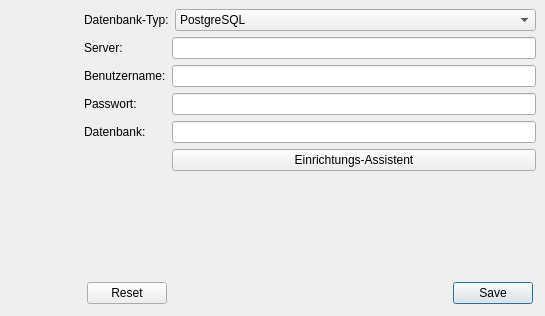
<?xml version="1.0" encoding="UTF-8"?>
<ui version="4.0">
 <class>SettingsWidget</class>
 <widget class="QWidget" name="SettingsWidget">
  <property name="geometry">
   <rect>
    <x>0</x>
    <y>0</y>
    <width>545</width>
    <height>316</height>
   </rect>
  </property>
  <property name="windowTitle">
   <string>Form</string>
  </property>
  <layout class="QGridLayout" name="gridLayout_2">
   <property name="margin">
    <number>0</number>
   </property>
   <property name="spacing">
    <number>0</number>
   </property>
   <item row="0" column="1">
    <widget class="QStackedWidget" name="configStack">
     <property name="currentIndex">
      <number>0</number>
     </property>
     <widget class="QWidget" name="databasePage">
      <layout class="QGridLayout" name="gridLayout_13">
       <item row="0" column="0">
        <widget class="QLabel" name="databaseTypeLabel">
         <property name="sizePolicy">
          <sizepolicy hsizetype="Fixed" vsizetype="Preferred">
           <horstretch>0</horstretch>
           <verstretch>0</verstretch>
          </sizepolicy>
         </property>
         <property name="text">
          <string>Datenbank-Typ:</string>
         </property>
        </widget>
       </item>
       <item row="0" column="1">
        <widget class="QComboBox" name="databaseTypeCombo">
         <item>
          <property name="text">
           <string>PostgreSQL</string>
          </property>
         </item>
         <item>
          <property name="text">
           <string>SQLite</string>
          </property>
         </item>
        </widget>
       </item>
       <item row="1" column="0" colspan="2">
        <widget class="QStackedWidget" name="databaseStack">
         <property name="sizePolicy">
          <sizepolicy hsizetype="Preferred" vsizetype="Fixed">
           <horstretch>0</horstretch>
           <verstretch>0</verstretch>
          </sizepolicy>
         </property>
         <property name="currentIndex">
          <number>0</number>
         </property>
         <widget class="QWidget" name="postgresPage">
          <property name="sizePolicy">
           <sizepolicy hsizetype="Preferred" vsizetype="Fixed">
            <horstretch>0</horstretch>
            <verstretch>0</verstretch>
           </sizepolicy>
          </property>
          <layout class="QGridLayout" name="gridLayout_12">
           <property name="margin">
            <number>0</number>
           </property>
           <item row="0" column="0">
            <widget class="QLabel" name="databaseServerLabel">
             <property name="text">
              <string>Server:</string>
             </property>
            </widget>
           </item>
           <item row="0" column="1">
            <widget class="QLineEdit" name="databaseServerText"/>
           </item>
           <item row="1" column="0">
            <widget class="QLabel" name="databaseUserLabel">
             <property name="text">
              <string>Benutzername:</string>
             </property>
            </widget>
           </item>
           <item row="1" column="1">
            <widget class="QLineEdit" name="databaseUserText"/>
           </item>
           <item row="2" column="0">
            <widget class="QLabel" name="databasePasswordLabel">
             <property name="text">
              <string>Passwort:</string>
             </property>
            </widget>
           </item>
           <item row="2" column="1">
            <widget class="QLineEdit" name="databasePasswordText">
             <property name="echoMode">
              <enum>QLineEdit::Password</enum>
             </property>
            </widget>
           </item>
           <item row="3" column="0">
            <widget class="QLabel" name="databaseLabel">
             <property name="text">
              <string>Datenbank:</string>
             </property>
            </widget>
           </item>
           <item row="3" column="1">
            <widget class="QLineEdit" name="databaseText"/>
           </item>
           <item row="4" column="1">
            <widget class="QPushButton" name="databaseAssistantButton">
             <property name="text">
              <string>Einrichtungs-Assistent</string>
             </property>
            </widget>
           </item>
          </layout>
         </widget>
         <widget class="QWidget" name="sqlitePage">
          <layout class="QGridLayout" name="gridLayout">
           <property name="margin">
            <number>0</number>
           </property>
           <item row="0" column="0">
            <widget class="QLabel" name="databaseFileLabel">
             <property name="text">
              <string>Dateiname:</string>
             </property>
            </widget>
           </item>
           <item row="0" column="1">
            <widget class="QLineEdit" name="databaseFileText"/>
           </item>
           <item row="0" column="2">
            <widget class="QToolButton" name="databaseFileButton">
             <property name="text">
              <string>...</string>
             </property>
            </widget>
           </item>
           <item row="1" column="0" colspan="3">
            <spacer name="verticalSpacer">
             <property name="orientation">
              <enum>Qt::Vertical</enum>
             </property>
             <property name="sizeHint" stdset="0">
              <size>
               <width>20</width>
               <height>40</height>
              </size>
             </property>
            </spacer>
           </item>
           <item row="0" column="3">
            <widget class="QToolButton" name="databaseCreateButton">
             <property name="text">
              <string>Neu</string>
             </property>
            </widget>
           </item>
          </layout>
         </widget>
        </widget>
       </item>
       <item row="4" column="0" colspan="2">
        <spacer name="verticalSpacer_4">
         <property name="orientation">
          <enum>Qt::Vertical</enum>
         </property>
         <property name="sizeHint" stdset="0">
          <size>
           <width>20</width>
           <height>40</height>
          </size>
         </property>
        </spacer>
       </item>
      </layout>
     </widget>
     <widget class="QWidget" name="emailPage">
      <layout class="QGridLayout" name="gridLayout_14">
       <item row="0" column="0">
        <widget class="QLabel" name="mailServerLabel">
         <property name="text">
          <string>Server:</string>
         </property>
        </widget>
       </item>
       <item row="0" column="1">
        <widget class="QLineEdit" name="mailServerText"/>
       </item>
       <item row="1" column="0">
        <widget class="QLabel" name="mailUserLabel">
         <property name="text">
          <string>Benutzername:</string>
         </property>
        </widget>
       </item>
       <item row="1" column="1">
        <widget class="QLineEdit" name="mailUserText"/>
       </item>
       <item row="2" column="0">
        <widget class="QLabel" name="mailPasswordLabel">
         <property name="text">
          <string>Passwort:</string>
         </property>
        </widget>
       </item>
       <item row="2" column="1">
        <widget class="QLineEdit" name="mailPasswordText">
         <property name="echoMode">
          <enum>QLineEdit::Password</enum>
         </property>
        </widget>
       </item>
       <item row="3" column="0">
        <widget class="QLabel" name="emailLabel">
         <property name="text">
          <string>E-Mail (Absender):</string>
         </property>
        </widget>
       </item>
       <item row="3" column="1">
        <widget class="QLineEdit" name="emailText"/>
       </item>
       <item row="4" column="0">
        <widget class="QLabel" name="senderLabel">
         <property name="text">
          <string>Absender-Name:</string>
         </property>
        </widget>
       </item>
       <item row="4" column="1">
        <widget class="QLineEdit" name="senderText"/>
       </item>
       <item row="5" column="0" colspan="2">
        <spacer name="emailSpacer">
         <property name="orientation">
          <enum>Qt::Vertical</enum>
         </property>
         <property name="sizeHint" stdset="0">
          <size>
           <width>20</width>
           <height>40</height>
          </size>
         </property>
        </spacer>
       </item>
      </layout>
     </widget>
     <widget class="QWidget" name="onlineAccountPage">
      <layout class="QGridLayout" name="gridLayout_15">
       <item row="0" column="0">
        <widget class="QLabel" name="onlineUserLabel">
         <property name="text">
          <string>Benutzername:</string>
         </property>
        </widget>
       </item>
       <item row="0" column="1">
        <widget class="QLineEdit" name="onlineUserText"/>
       </item>
       <item row="1" column="0">
        <widget class="QLabel" name="onlinePasswordLabel">
         <property name="text">
          <string>Passwort:</string>
         </property>
        </widget>
       </item>
       <item row="1" column="1">
        <widget class="QLineEdit" name="onlinePasswordText">
         <property name="echoMode">
          <enum>QLineEdit::Password</enum>
         </property>
        </widget>
       </item>
       <item row="2" column="0" colspan="2">
        <spacer name="onlineAccountSpacer">
         <property name="orientation">
          <enum>Qt::Vertical</enum>
         </property>
         <property name="sizeHint" stdset="0">
          <size>
           <width>20</width>
           <height>40</height>
          </size>
         </property>
        </spacer>
       </item>
      </layout>
     </widget>
     <widget class="QWidget" name="miscPage">
      <layout class="QGridLayout" name="gridLayout_16">
       <item row="0" column="0">
        <widget class="QLabel" name="creatorLabel">
         <property name="text">
          <string>Erstellt durch...</string>
         </property>
        </widget>
       </item>
       <item row="0" column="1">
        <widget class="QLineEdit" name="creatorText"/>
       </item>
       <item row="1" column="0">
        <widget class="QLabel" name="iconLabel">
         <property name="text">
          <string>Iconmodus:</string>
         </property>
        </widget>
       </item>
       <item row="1" column="1">
        <widget class="QCheckBox" name="iconCheckbox">
         <property name="text">
          <string/>
         </property>
        </widget>
       </item>
       <item row="2" column="0">
        <widget class="QLabel" name="barcodeLabel">
         <property name="text">
          <string>Barcodes:</string>
         </property>
        </widget>
       </item>
       <item row="2" column="1">
        <widget class="QCheckBox" name="barcodeCheckbox">
         <property name="text">
          <string/>
         </property>
        </widget>
       </item>
       <item row="3" column="0">
        <widget class="QLabel" name="fontLabel">
         <property name="text">
          <string>Barcode Schriftart:</string>
         </property>
        </widget>
       </item>
       <item row="3" column="1">
        <widget class="QFontComboBox" name="fontCombo"/>
       </item>
       <item row="4" column="0">
        <widget class="QLabel" name="nameFormatLabel">
         <property name="text">
          <string>Namenformat Ausdruck:</string>
         </property>
        </widget>
       </item>
       <item row="4" column="1">
        <widget class="QComboBox" name="nameFormatCombo">
         <item>
          <property name="text">
           <string>Vorname Nachname</string>
          </property>
         </item>
         <item>
          <property name="text">
           <string>NACHNAME Vorname</string>
          </property>
         </item>
         <item>
          <property name="text">
           <string>Nachname, Vorname</string>
          </property>
         </item>
        </widget>
       </item>
       <item row="5" column="0">
        <widget class="QLabel" name="juryLabel">
         <property name="text">
          <string>Jury-Wertungen runden auf:</string>
         </property>
        </widget>
       </item>
       <item row="5" column="1">
        <widget class="QComboBox" name="juryCombo">
         <property name="currentIndex">
          <number>1</number>
         </property>
         <item>
          <property name="text">
           <string>0,5</string>
          </property>
         </item>
         <item>
          <property name="text">
           <string>0,05</string>
          </property>
         </item>
         <item>
          <property name="text">
           <string>0,005</string>
          </property>
         </item>
        </widget>
       </item>
       <item row="6" column="0" colspan="2">
        <spacer name="miscSpacer">
         <property name="orientation">
          <enum>Qt::Vertical</enum>
         </property>
         <property name="sizeHint" stdset="0">
          <size>
           <width>20</width>
           <height>40</height>
          </size>
         </property>
        </spacer>
       </item>
      </layout>
     </widget>
    </widget>
   </item>
   <item row="1" column="1">
    <layout class="QHBoxLayout" name="controlButtonLayout">
     <property name="margin">
      <number>12</number>
     </property>
     <item>
      <widget class="QDialogButtonBox" name="controlButtons">
       <property name="standardButtons">
        <set>QDialogButtonBox::Reset|QDialogButtonBox::Save</set>
       </property>
      </widget>
     </item>
    </layout>
   </item>
   <item row="0" column="0" rowspan="2">
    <widget class="TFToolbarWidget" name="toolbarWidget" native="true">
     <property name="minimumSize">
      <size>
       <width>75</width>
       <height>0</height>
      </size>
     </property>
     <property name="maximumSize">
      <size>
       <width>75</width>
       <height>16777215</height>
      </size>
     </property>
    </widget>
   </item>
  </layout>
  <action name="databaseAction">
   <property name="checkable">
    <bool>true</bool>
   </property>
   <property name="icon">
    <iconset resource="../../assets/icons/icons.qrc">
     <normaloff>:/icons/database.png</normaloff>:/icons/database.png</iconset>
   </property>
   <property name="text">
    <string>Datenbank</string>
   </property>
  </action>
  <action name="emailAction">
   <property name="checkable">
    <bool>true</bool>
   </property>
   <property name="icon">
    <iconset resource="../../assets/icons/icons.qrc">
     <normaloff>:/icons/email.png</normaloff>:/icons/email.png</iconset>
   </property>
   <property name="text">
    <string>Email</string>
   </property>
  </action>
  <action name="onlineAccountAction">
   <property name="checkable">
    <bool>true</bool>
   </property>
   <property name="icon">
    <iconset resource="../../assets/icons/icons.qrc">
     <normaloff>:/icons/toa.png</normaloff>:/icons/toa.png</iconset>
   </property>
   <property name="text">
    <string>Online</string>
   </property>
  </action>
  <action name="miscAction">
   <property name="checkable">
    <bool>true</bool>
   </property>
   <property name="icon">
    <iconset resource="../../assets/icons/icons.qrc">
     <normaloff>:/icons/misc.png</normaloff>:/icons/misc.png</iconset>
   </property>
   <property name="text">
    <string>sonstiges</string>
   </property>
  </action>
 </widget>
 <customwidgets>
  <customwidget>
   <class>TFToolbarWidget</class>
   <extends>QWidget</extends>
   <header>view/widgets/tftoolbarwidget.h</header>
   <container>1</container>
  </customwidget>
 </customwidgets>
 <resources>
  <include location="../../assets/icons/icons.qrc"/>
 </resources>
 <connections>
  <connection>
   <sender>databaseTypeCombo</sender>
   <signal>currentIndexChanged(int)</signal>
   <receiver>databaseStack</receiver>
   <slot>setCurrentIndex(int)</slot>
   <hints>
    <hint type="sourcelabel">
     <x>234</x>
     <y>32</y>
    </hint>
    <hint type="destinationlabel">
     <x>194</x>
     <y>43</y>
    </hint>
   </hints>
  </connection>
 </connections>
</ui>
